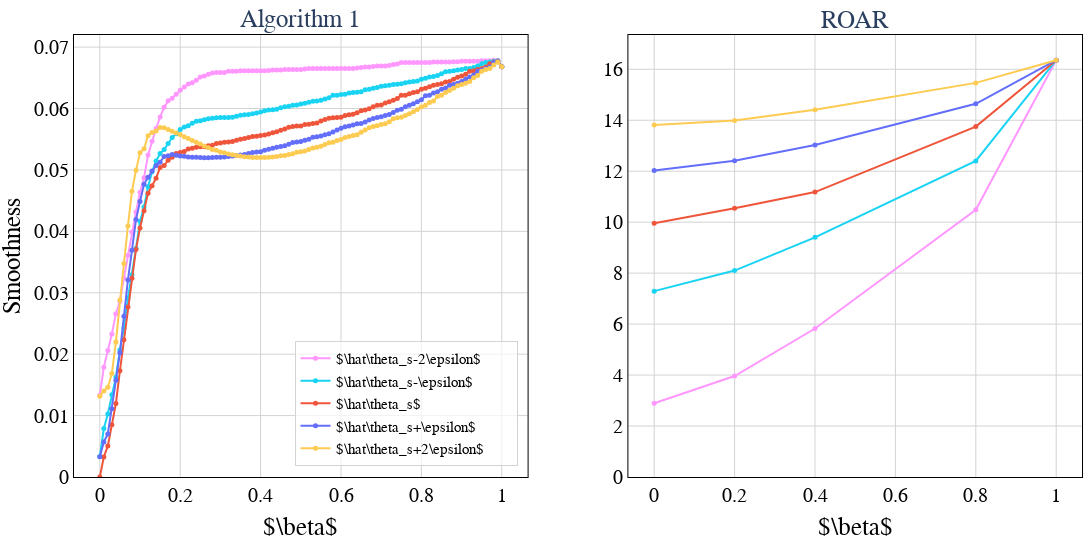

Source (notebook cell):
### Code cell
colors = ['#FF97FF','#19D3F3','#EF553B','#636EFA','#FECB52','#AB63FA','#FFA15A','#636EFA']
pnames = ['theta_s-2\epsilon', 'theta_s-\epsilon', 'theta_s', 'theta_s+\epsilon', 'theta_s+2\epsilon']

font_family = 'Times New Roman'
font_color = 'black'
width, height = 1200, 540

symbols = ['circle', 'x', 'x', 'circle', 'triangle-up', 'star']
size = [7, 7, 7, 5, 8, 10]
show_errors = False

fig = go.Figure()
fig = make_subplots(cols=2, rows=1, subplot_titles=['Algorithm 1', 'ROAR'])

for i, p in enumerate(pnames):
    for alg in df_im['alg'].unique():
        df_alg = df_im[(df_im['alg'] == alg) & (df_im['p'] == p)].sort_values(['beta'], ascending=True)
        t = '\\theta_s{p}'.format(p=f'{p.split("_s")[-1]}')

        fig.add_trace(go.Scatter(
            x = df_alg['beta'],
            y = df_alg['J'],
            marker = dict(color=colors[i], symbol='circle', size=5),
            mode = 'lines+markers',
            name = r'$\hat{theta}$       '.format(theta=t),
            hovertemplate='Cost: %{x}<br>Validity: %{y}',
            showlegend=alg=='Alg1',
        ),col=1 if alg=='Alg1' else 2, row=1)

fig.update_xaxes(
    title=dict(
        text=r'$\beta$',
        font=dict(
            family=font_family,
            color=font_color,
            size=25
        )
        ), 
    showline=True, 
    mirror=True,
    linecolor='black', 
    gridcolor='lightgrey', 
    zerolinewidth=1,
    zerolinecolor='lightgrey',
    tickfont=dict(
            family=font_family,
            color=font_color,
            size=20
        )
    )


fig.update_yaxes(
    title=dict(
        text='Smoothness',
        font=dict(
            family=font_family,
            color=font_color,
            size=25
        ), 
        ), 
    showline=True, 
    mirror=True,
    linecolor='black', 
    gridcolor='lightgrey',
    zerolinewidth=1,
    zerolinecolor='lightgrey',
    tickfont=dict(
            family=font_family,
            color=font_color,
            size=20
        ),
    rangemode='tozero',
    col=1
    )

fig.update_yaxes(
    showline=True, 
    mirror=True,
    linecolor='black', 
    gridcolor='lightgrey',
    zerolinewidth=1,
    zerolinecolor='lightgrey',
    tickfont=dict(
            family=font_family,
            color=font_color,
            size=20
        ),
    rangemode='tozero',
    col=2
    )

fig.update_layout(
    legend=dict(
        x=0.440, 
        y=0.025, 
        # y=0.975, 
        # x=0.025, 
        orientation='v',
        xanchor='right',
        font=dict(
            family=font_family,
            color=font_color,
            size=15
            ), 
        bgcolor='rgba(255, 255, 255, 0.7)',
        bordercolor='lightgrey',
        borderwidth=1,
        ),
    width=width,
    height=height,
    plot_bgcolor='white',
    paper_bgcolor='white',
    margin=dict(r=10, l=5, t=35, b=1)
    )

fig.update_annotations(font_size=25, font_family=font_family)

print(base_model.upper(), dataset.upper())
fig.show()

### Figure 1 — Plotly figure (JSON) as saved in the notebook; plotly's stock layout.template omitted (floating-point values rounded to 4 significant figures)
{"data": [{"hovertemplate": "Cost: %{x}<br>Validity: %{y}", "marker": {"color": "#FF97FF", "size": 5, "symbol": "circle"}, "mode": "lines+markers", "name": "$\\hat\\theta_s-2\\epsilon$       ", "showlegend": true, "type": "scatter", "x": [0.0, 0.01, 0.02, 0.03, 0.04, 0.05, 0.06, 0.07, 0.08, 0.09, 0.1, 0.11, 0.12, 0.13, 0.14, 0.15, 0.16, 0.17, 0.18, 0.19, 0.2, 0.21, 0.22, 0.23, 0.24, 0.25, 0.26, 0.27, 0.28, 0.29, 0.3, 0.31, 0.32, 0.33, 0.34, 0.35, 0.36, 0.37, 0.38, 0.39, 0.4, 0.41, 0.42, 0.43, 0.44, 0.45, 0.46, 0.47, 0.48, 0.49, 0.5, 0.51, 0.52, 0.53, 0.54, 0.55, 0.56, 0.57, 0.58, 0.59, 0.6, 0.61, 0.62, 0.63, 0.64, 0.65, 0.66, 0.67, 0.68, 0.69, 0.7, 0.71, 0.72, 0.73, 0.74, 0.75, 0.76, 0.77, 0.78, 0.79, 0.8, 0.81, 0.82, 0.83, 0.84, 0.85, 0.86, 0.87, 0.88, 0.89, 0.9, 0.91, 0.92, 0.93, 0.94, 0.95, 0.96, 0.97, 0.98, 0.99, 1.0], "xaxis": "x", "y": [0.01333, 0.01786, 0.02061, 0.02328, 0.02659, 0.02861, 0.0324, 0.03607, 0.0399, 0.04316, 0.04637, 0.04872, 0.05242, 0.05466, 0.05675, 0.05863, 0.06019, 0.06125, 0.06167, 0.06233, 0.06296, 0.06351, 0.06401, 0.0642, 0.06462, 0.06512, 0.06529, 0.06556, 0.06578, 0.06588, 0.06588, 0.06588, 0.06606, 0.06606, 0.06606, 0.06613, 0.06613, 0.06613, 0.06613, 0.06613, 0.06613, 0.06613, 0.06621, 0.06629, 0.06629, 0.06629, 0.06637, 0.06637, 0.06637, 0.06637, 0.06637, 0.06644, 0.06652, 0.06652, 0.06652, 0.06652, 0.06652, 0.06652, 0.06652, 0.06652, 0.06652, 0.06652, 0.06652, 0.06652, 0.0666, 0.06668, 0.06675, 0.06675, 0.06683, 0.06691, 0.06691, 0.06691, 0.06699, 0.06715, 0.06723, 0.06747, 0.06747, 0.06747, 0.06747, 0.06747, 0.06747, 0.06747, 0.06747, 0.06756, 0.06756, 0.06756, 0.06756, 0.06756, 0.06764, 0.06764, 0.06771, 0.06771, 0.06771, 0.06771, 0.06771, 0.06779, 0.06779, 0.06779, 0.06786, 0.06786, 0.0668], "yaxis": "y"}, {"hovertemplate": "Cost: %{x}<br>Validity: %{y}", "marker": {"color": "#FF97FF", "size": 5, "symbol": "circle"}, "mode": "lines+markers", "name": "$\\hat\\theta_s-2\\epsilon$       ", "showlegend": false, "type": "scatter", "x": [0.0, 0.2, 0.4, 0.8, 1.0], "xaxis": "x2", "y": [2.893, 3.961, 5.827, 10.49, 16.36], "yaxis": "y2"}, {"hovertemplate": "Cost: %{x}<br>Validity: %{y}", "marker": {"color": "#19D3F3", "size": 5, "symbol": "circle"}, "mode": "lines+markers", "name": "$\\hat\\theta_s-\\epsilon$       ", "showlegend": true, "type": "scatter", "x": [0.0, 0.01, 0.02, 0.03, 0.04, 0.05, 0.06, 0.07, 0.08, 0.09, 0.1, 0.11, 0.12, 0.13, 0.14, 0.15, 0.16, 0.17, 0.18, 0.19, 0.2, 0.21, 0.22, 0.23, 0.24, 0.25, 0.26, 0.27, 0.28, 0.29, 0.3, 0.31, 0.32, 0.33, 0.34, 0.35, 0.36, 0.37, 0.38, 0.39, 0.4, 0.41, 0.42, 0.43, 0.44, 0.45, 0.46, 0.47, 0.48, 0.49, 0.5, 0.51, 0.52, 0.53, 0.54, 0.55, 0.56, 0.57, 0.58, 0.59, 0.6, 0.61, 0.62, 0.63, 0.64, 0.65, 0.66, 0.67, 0.68, 0.69, 0.7, 0.71, 0.72, 0.73, 0.74, 0.75, 0.76, 0.77, 0.78, 0.79, 0.8, 0.81, 0.82, 0.83, 0.84, 0.85, 0.86, 0.87, 0.88, 0.89, 0.9, 0.91, 0.92, 0.93, 0.94, 0.95, 0.96, 0.97, 0.98, 0.99, 1.0], "xaxis": "x", "y": [0.003332, 0.007891, 0.01024, 0.0134, 0.01626, 0.02067, 0.02427, 0.02914, 0.03293, 0.03722, 0.04163, 0.04396, 0.04728, 0.04969, 0.05145, 0.05266, 0.05331, 0.05432, 0.05527, 0.0559, 0.05659, 0.05701, 0.05718, 0.05761, 0.05791, 0.05801, 0.05817, 0.05832, 0.05843, 0.05848, 0.05853, 0.05853, 0.05853, 0.05859, 0.05875, 0.05892, 0.05898, 0.05903, 0.05914, 0.05925, 0.05942, 0.05965, 0.05977, 0.05982, 0.05988, 0.06011, 0.0603, 0.06035, 0.06053, 0.06059, 0.06072, 0.06085, 0.06104, 0.06117, 0.06123, 0.06136, 0.06155, 0.06175, 0.06215, 0.06215, 0.06227, 0.06234, 0.06253, 0.0626, 0.06266, 0.06273, 0.06307, 0.06314, 0.06328, 0.06342, 0.06363, 0.0637, 0.06377, 0.06391, 0.06397, 0.06405, 0.06419, 0.06434, 0.06441, 0.06448, 0.06478, 0.06492, 0.06515, 0.06523, 0.06538, 0.06567, 0.06599, 0.06606, 0.06613, 0.06629, 0.06637, 0.06652, 0.06652, 0.06668, 0.06691, 0.06731, 0.06747, 0.06756, 0.06771, 0.06779, 0.0668], "yaxis": "y"}, {"hovertemplate": "Cost: %{x}<br>Validity: %{y}", "marker": {"color": "#19D3F3", "size": 5, "symbol": "circle"}, "mode": "lines+markers", "name": "$\\hat\\theta_s-\\epsilon$       ", "showlegend": false, "type": "scatter", "x": [0.0, 0.2, 0.4, 0.8, 1.0], "xaxis": "x2", "y": [7.293, 8.1, 9.406, 12.4, 16.36], "yaxis": "y2"}, {"hovertemplate": "Cost: %{x}<br>Validity: %{y}", "marker": {"color": "#EF553B", "size": 5, "symbol": "circle"}, "mode": "lines+markers", "name": "$\\hat\\theta_s$       ", "showlegend": true, "type": "scatter", "x": [0.0, 0.01, 0.02, 0.03, 0.04, 0.05, 0.06, 0.07, 0.08, 0.09, 0.1, 0.11, 0.12, 0.13, 0.14, 0.15, 0.16, 0.17, 0.18, 0.19, 0.2, 0.21, 0.22, 0.23, 0.24, 0.25, 0.26, 0.27, 0.28, 0.29, 0.3, 0.31, 0.32, 0.33, 0.34, 0.35, 0.36, 0.37, 0.38, 0.39, 0.4, 0.41, 0.42, 0.43, 0.44, 0.45, 0.46, 0.47, 0.48, 0.49, 0.5, 0.51, 0.52, 0.53, 0.54, 0.55, 0.56, 0.57, 0.58, 0.59, 0.6, 0.61, 0.62, 0.63, 0.64, 0.65, 0.66, 0.67, 0.68, 0.69, 0.7, 0.71, 0.72, 0.73, 0.74, 0.75, 0.76, 0.77, 0.78, 0.79, 0.8, 0.81, 0.82, 0.83, 0.84, 0.85, 0.86, 0.87, 0.88, 0.89, 0.9, 0.91, 0.92, 0.93, 0.94, 0.95, 0.96, 0.97, 0.98, 0.99, 1.0], "xaxis": "x", "y": [0.0, 0.003252, 0.005058, 0.008527, 0.01196, 0.01729, 0.02235, 0.02768, 0.03235, 0.03705, 0.04054, 0.04334, 0.0462, 0.04742, 0.04866, 0.05038, 0.05071, 0.05158, 0.05207, 0.05269, 0.05283, 0.053, 0.05341, 0.05352, 0.05371, 0.05376, 0.05379, 0.05392, 0.05403, 0.05431, 0.0544, 0.05452, 0.05455, 0.05464, 0.05485, 0.05498, 0.05512, 0.05526, 0.05543, 0.0555, 0.05562, 0.05569, 0.05585, 0.05605, 0.05621, 0.05646, 0.05668, 0.05695, 0.05708, 0.05717, 0.05717, 0.0574, 0.05745, 0.05755, 0.05765, 0.05796, 0.05822, 0.05843, 0.05848, 0.05853, 0.05859, 0.05887, 0.05898, 0.05908, 0.05931, 0.05965, 0.05977, 0.05994, 0.0603, 0.06054, 0.06059, 0.06091, 0.0611, 0.06136, 0.06162, 0.06215, 0.06215, 0.06241, 0.0626, 0.06273, 0.06314, 0.06328, 0.06356, 0.06377, 0.06391, 0.06405, 0.06434, 0.06441, 0.06478, 0.06507, 0.0653, 0.0656, 0.06606, 0.06613, 0.06637, 0.06652, 0.06675, 0.06731, 0.06756, 0.06771, 0.0668], "yaxis": "y"}, {"hovertemplate": "Cost: %{x}<br>Validity: %{y}", "marker": {"color": "#EF553B", "size": 5, "symbol": "circle"}, "mode": "lines+markers", "name": "$\\hat\\theta_s$       ", "showlegend": false, "type": "scatter", "x": [0.0, 0.2, 0.4, 0.8, 1.0], "xaxis": "x2", "y": [9.955, 10.54, 11.18, 13.75, 16.36], "yaxis": "y2"}, {"hovertemplate": "Cost: %{x}<br>Validity: %{y}", "marker": {"color": "#636EFA", "size": 5, "symbol": "circle"}, "mode": "lines+markers", "name": "$\\hat\\theta_s+\\epsilon$       ", "showlegend": true, "type": "scatter", "x": [0.0, 0.01, 0.02, 0.03, 0.04, 0.05, 0.06, 0.07, 0.08, 0.09, 0.1, 0.11, 0.12, 0.13, 0.14, 0.15, 0.16, 0.17, 0.18, 0.19, 0.2, 0.21, 0.22, 0.23, 0.24, 0.25, 0.26, 0.27, 0.28, 0.29, 0.3, 0.31, 0.32, 0.33, 0.34, 0.35, 0.36, 0.37, 0.38, 0.39, 0.4, 0.41, 0.42, 0.43, 0.44, 0.45, 0.46, 0.47, 0.48, 0.49, 0.5, 0.51, 0.52, 0.53, 0.54, 0.55, 0.56, 0.57, 0.58, 0.59, 0.6, 0.61, 0.62, 0.63, 0.64, 0.65, 0.66, 0.67, 0.68, 0.69, 0.7, 0.71, 0.72, 0.73, 0.74, 0.75, 0.76, 0.77, 0.78, 0.79, 0.8, 0.81, 0.82, 0.83, 0.84, 0.85, 0.86, 0.87, 0.88, 0.89, 0.9, 0.91, 0.92, 0.93, 0.94, 0.95, 0.96, 0.97, 0.98, 0.99, 1.0], "xaxis": "x", "y": [0.003312, 0.005702, 0.007015, 0.0111, 0.01574, 0.02022, 0.02616, 0.03208, 0.03691, 0.04193, 0.04485, 0.04766, 0.0488, 0.04982, 0.05073, 0.05127, 0.05217, 0.0523, 0.0525, 0.05237, 0.05229, 0.05222, 0.05212, 0.05208, 0.05205, 0.05201, 0.052, 0.052, 0.05204, 0.05207, 0.05208, 0.05213, 0.05218, 0.05225, 0.05235, 0.05244, 0.05253, 0.0527, 0.05282, 0.05291, 0.05297, 0.05321, 0.05337, 0.05355, 0.05371, 0.05381, 0.05392, 0.0542, 0.05446, 0.05455, 0.05465, 0.05485, 0.05498, 0.05533, 0.0554, 0.05554, 0.05574, 0.05588, 0.05618, 0.0565, 0.05677, 0.05704, 0.05717, 0.05731, 0.0575, 0.05755, 0.05781, 0.05812, 0.05837, 0.05853, 0.05864, 0.05887, 0.05903, 0.05936, 0.05971, 0.05989, 0.0603, 0.06054, 0.06079, 0.0611, 0.06143, 0.06209, 0.06215, 0.06253, 0.06273, 0.06314, 0.06335, 0.06377, 0.06391, 0.06412, 0.06441, 0.06478, 0.06515, 0.06545, 0.06606, 0.06629, 0.06652, 0.06675, 0.06747, 0.06764, 0.0668], "yaxis": "y"}, {"hovertemplate": "Cost: %{x}<br>Validity: %{y}", "marker": {"color": "#636EFA", "size": 5, "symbol": "circle"}, "mode": "lines+markers", "name": "$\\hat\\theta_s+\\epsilon$       ", "showlegend": false, "type": "scatter", "x": [0.0, 0.2, 0.4, 0.8, 1.0], "xaxis": "x2", "y": [12.03, 12.41, 13.03, 14.65, 16.36], "yaxis": "y2"}, {"hovertemplate": "Cost: %{x}<br>Validity: %{y}", "marker": {"color": "#FECB52", "size": 5, "symbol": "circle"}, "mode": "lines+markers", "name": "$\\hat\\theta_s+2\\epsilon$       ", "showlegend": true, "type": "scatter", "x": [0.0, 0.01, 0.02, 0.03, 0.04, 0.05, 0.06, 0.07, 0.08, 0.09, 0.1, 0.11, 0.12, 0.13, 0.14, 0.15, 0.16, 0.17, 0.18, 0.19, 0.2, 0.21, 0.22, 0.23, 0.24, 0.25, 0.26, 0.27, 0.28, 0.29, 0.3, 0.31, 0.32, 0.33, 0.34, 0.35, 0.36, 0.37, 0.38, 0.39, 0.4, 0.41, 0.42, 0.43, 0.44, 0.45, 0.46, 0.47, 0.48, 0.49, 0.5, 0.51, 0.52, 0.53, 0.54, 0.55, 0.56, 0.57, 0.58, 0.59, 0.6, 0.61, 0.62, 0.63, 0.64, 0.65, 0.66, 0.67, 0.68, 0.69, 0.7, 0.71, 0.72, 0.73, 0.74, 0.75, 0.76, 0.77, 0.78, 0.79, 0.8, 0.81, 0.82, 0.83, 0.84, 0.85, 0.86, 0.87, 0.88, 0.89, 0.9, 0.91, 0.92, 0.93, 0.94, 0.95, 0.96, 0.97, 0.98, 0.99, 1.0], "xaxis": "x", "y": [0.01317, 0.01401, 0.01462, 0.01685, 0.02197, 0.02883, 0.03475, 0.04087, 0.04653, 0.04993, 0.0528, 0.05343, 0.05559, 0.0561, 0.05632, 0.05689, 0.05687, 0.05657, 0.0563, 0.05603, 0.05577, 0.0554, 0.05512, 0.05479, 0.05452, 0.05421, 0.05388, 0.05361, 0.05331, 0.0532, 0.05294, 0.05279, 0.05258, 0.05246, 0.05234, 0.05225, 0.05213, 0.05209, 0.05204, 0.05201, 0.05201, 0.05204, 0.05207, 0.05211, 0.05218, 0.0523, 0.05236, 0.05252, 0.05264, 0.05286, 0.05295, 0.05309, 0.05334, 0.05358, 0.05369, 0.05388, 0.05412, 0.05441, 0.05452, 0.05478, 0.05495, 0.0553, 0.05544, 0.05559, 0.05574, 0.05613, 0.0565, 0.05687, 0.05708, 0.05721, 0.0574, 0.0575, 0.05787, 0.05832, 0.05848, 0.05859, 0.05887, 0.05915, 0.05948, 0.05983, 0.06025, 0.06054, 0.06098, 0.06124, 0.06195, 0.06215, 0.0626, 0.06293, 0.06328, 0.0637, 0.06391, 0.06412, 0.06441, 0.065, 0.06538, 0.06606, 0.06637, 0.06652, 0.06708, 0.06756, 0.0668], "yaxis": "y"}, {"hovertemplate": "Cost: %{x}<br>Validity: %{y}", "marker": {"color": "#FECB52", "size": 5, "symbol": "circle"}, "mode": "lines+markers", "name": "$\\hat\\theta_s+2\\epsilon$       ", "showlegend": false, "type": "scatter", "x": [0.0, 0.2, 0.4, 0.8, 1.0], "xaxis": "x2", "y": [13.81, 13.99, 14.41, 15.47, 16.36], "yaxis": "y2"}], "layout": {"annotations": [{"font": {"family": "Times New Roman", "size": 25}, "showarrow": false, "text": "Algorithm 1", "x": 0.225, "xanchor": "center", "xref": "paper", "y": 1, "yanchor": "bottom", "yref": "paper"}, {"font": {"family": "Times New Roman", "size": 25}, "showarrow": false, "text": "ROAR", "x": 0.775, "xanchor": "center", "xref": "paper", "y": 1, "yanchor": "bottom", "yref": "paper"}], "height": 540, "legend": {"bgcolor": "rgba(255, 255, 255, 0.7)", "bordercolor": "lightgrey", "borderwidth": 1, "font": {"color": "black", "family": "Times New Roman", "size": 15}, "orientation": "v", "x": 0.44, "xanchor": "right", "y": 0.025}, "margin": {"b": 1, "l": 5, "r": 10, "t": 35}, "paper_bgcolor": "white", "plot_bgcolor": "white", "width": 1200, "xaxis": {"anchor": "y", "domain": [0, 0.45], "gridcolor": "lightgrey", "linecolor": "black", "mirror": true, "showline": true, "tickfont": {"color": "black", "family": "Times New Roman", "size": 20}, "title": {"font": {"color": "black", "family": "Times New Roman", "size": 25}, "text": "$\\beta$"}, "zerolinecolor": "lightgrey", "zerolinewidth": 1}, "xaxis2": {"anchor": "y2", "domain": [0.55, 1], "gridcolor": "lightgrey", "linecolor": "black", "mirror": true, "showline": true, "tickfont": {"color": "black", "family": "Times New Roman", "size": 20}, "title": {"font": {"color": "black", "family": "Times New Roman", "size": 25}, "text": "$\\beta$"}, "zerolinecolor": "lightgrey", "zerolinewidth": 1}, "yaxis": {"anchor": "x", "domain": [0, 1], "gridcolor": "lightgrey", "linecolor": "black", "mirror": true, "rangemode": "tozero", "showline": true, "tickfont": {"color": "black", "family": "Times New Roman", "size": 20}, "title": {"font": {"color": "black", "family": "Times New Roman", "size": 25}, "text": "Smoothness"}, "zerolinecolor": "lightgrey", "zerolinewidth": 1}, "yaxis2": {"anchor": "x2", "domain": [0, 1], "gridcolor": "lightgrey", "linecolor": "black", "mirror": true, "rangemode": "tozero", "showline": true, "tickfont": {"color": "black", "family": "Times New Roman", "size": 20}, "zerolinecolor": "lightgrey", "zerolinewidth": 1}}}
